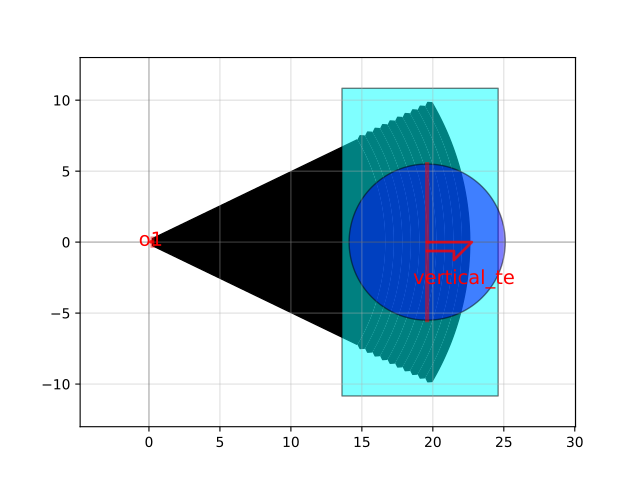

Generate this figure with Python:
import gdsfactory as gf

c = gf.components.grating_coupler_elliptical_arbitrary(gaps=(0.1, 0.1, 0.1, 0.1, 0.1, 0.1, 0.1, 0.1, 0.1, 0.1), widths=(0.5, 0.5, 0.5, 0.5, 0.5, 0.5, 0.5, 0.5, 0.5, 0.5), wg_width=0.5, taper_length=16.6, taper_angle=60.0, layer=(1, 0), wavelength=1.554, fiber_angle=15.0, neff=2.638, nclad=1.443, layer_slab=(2, 0), slab_xmin=-3.0, polarization='te', fiber_marker_width=11.0, fiber_marker_layer=(203, 0), spiked=True, bias_gap=0)
c.plot()
